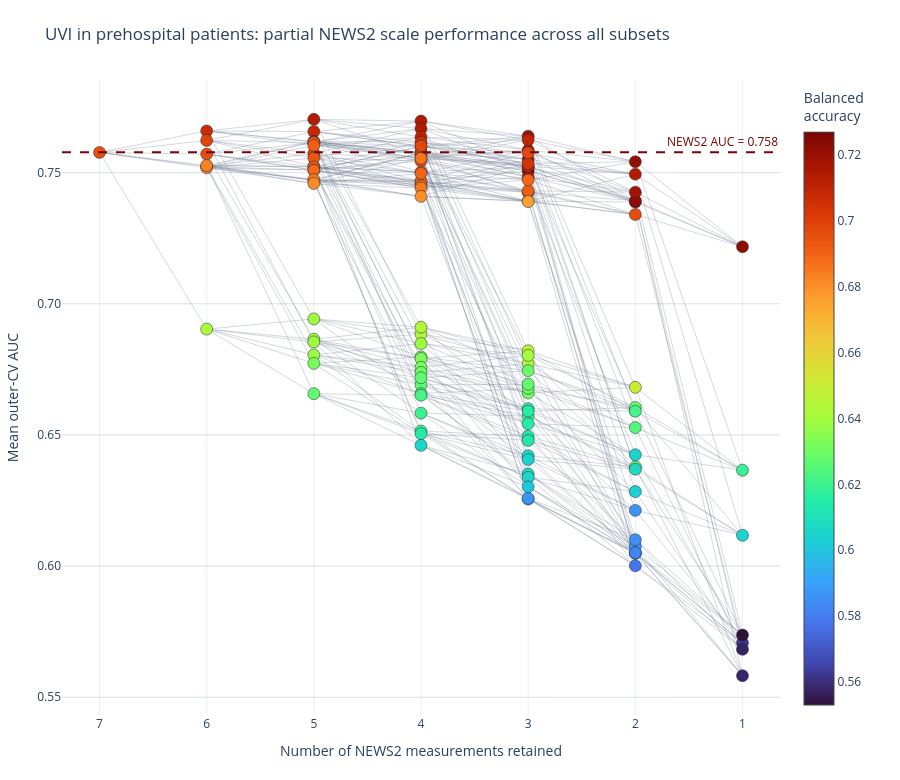

Source (notebook cell):
### Markdown cell above
#### Subset performance and parameter removal

### Code cell
save_subset_plot(
    make_scale_branching_subset_plot(
    results_uvi_pre, FEATURES, news2_auc=auc_uvi_pre,
    title='UVI in prehospital patients',
    ),
    "uvi_pre_parallel_plots", "parallel_plots",
)

### Figure 1 — Plotly figure (JSON) as saved in the notebook; plotly's stock layout.template omitted (floating-point values rounded to 4 significant figures; data arrays with more than 128 entries replaced by an {"elided": "..."} marker saying what was removed)
{"data": [{"hoverinfo": "skip", "line": {"color": "rgba(100, 116, 139, 0.28)", "width": 1}, "mode": "lines", "type": "scatter", "x": {"elided": "1323 int values"}, "y": {"elided": "1323 float values"}}, {"customdata": {"elided": "127x6 mixed values"}, "hovertemplate": "<b>%{customdata[0]}</b><br>AUC: %{customdata[1]:.3f}<br>Balanced accuracy: %{customdata[2]:.3f}<br>Sensitivity: %{customdata[3]:.3f}<br>Specificity: %{customdata[4]:.3f}<br>Mean inner-selected threshold: %{customdata[5]:.3f}<extra></extra>", "marker": {"cmax": 0.7267, "cmin": 0.5531, "color": [0.6952, 0.707, 0.6981, 0.6961, 0.6921, 0.6839, 0.6824, 0.6414, 0.7133, 0.7083, 0.7058, 0.7043, 0.6991, 0.6981, 0.6934, 0.6927, 0.6922, 0.6905, 0.689, 0.6887, 0.6882, 0.6848, 0.6806, 0.6396, 0.6388, 0.6382, 0.6378, 0.632, 0.6269, 0.7145, 0.714, 0.7139, 0.7111, 0.7105, 0.7052, 0.704, 0.7008, 0.6975, 0.6974, 0.6964, 0.6959, 0.6956, 0.6927, 0.6904, 0.689, 0.6874, 0.6857, 0.6847, 0.68, 0.6441, 0.6437, 0.6389, 0.6331, 0.6322, 0.6315, 0.6298, 0.627, 0.6269, 0.624, 0.6224, 0.6204, 0.6197, 0.6153, 0.6057, 0.7267, 0.718, 0.718, 0.7152, 0.7146, 0.7142, 0.7096, 0.709, 0.7034, 0.6994, 0.6974, 0.6936, 0.6915, 0.6889, 0.6753, 0.6483, 0.6434, 0.6404, 0.6306, 0.6292, 0.6289, 0.6279, 0.6215, 0.6161, 0.6156, 0.6155, 0.6144, 0.6132, 0.6084, 0.6073, 0.6062, 0.6039, 0.6008, 0.6001, 0.5865, 0.7253, 0.7217, 0.7207, 0.7176, 0.714, 0.6961, 0.6498, 0.6295, 0.6276, 0.6242, 0.6216, 0.6075, 0.605, 0.6028, 0.5945, 0.5915, 0.5865, 0.5865, 0.585, 0.5823, 0.5782, 0.7217, 0.6191, 0.6043, 0.562, 0.5582, 0.5574, 0.5531], "colorbar": {"title": {"text": "Balanced<br>accuracy"}}, "colorscale": [[0, "#30123b"], [0.07143, "#4145ab"], [0.1429, "#4675ed"], [0.2143, "#39a2fc"], [0.2857, "#1bcfd4"], [0.3571, "#24eca6"], [0.4286, "#61fc6c"], [0.5, "#a4fc3b"], [0.5714, "#d1e834"], [0.6429, "#f3c63a"], [0.7143, "#fe9b2d"], [0.7857, "#f36315"], [0.8571, "#d93806"], [0.9286, "#b11901"], [1, "#7a0402"]], "line": {"color": "#1f2937", "width": 0.5}, "size": 12}, "mode": "markers", "type": "scatter", "x": [7, 6, 6, 6, 6, 6, 6, 6, 5, 5, 5, 5, 5, 5, 5, 5, 5, 5, 5, 5, 5, 5, 5, 5, 5, 5, 5, 5, 5, 4, 4, 4, 4, 4, 4, 4, 4, 4, 4, 4, 4, 4, 4, 4, 4, 4, 4, 4, 4, 4, 4, 4, 4, 4, 4, 4, 4, 4, 4, 4, 4, 4, 4, 4, 3, 3, 3, 3, 3, 3, 3, 3, 3, 3, 3, 3, 3, 3, 3, 3, 3, 3, 3, 3, 3, 3, 3, 3, 3, 3, 3, 3, 3, 3, 3, 3, 3, 3, 3, 2, 2, 2, 2, 2, 2, 2, 2, 2, 2, 2, 2, 2, 2, 2, 2, 2, 2, 2, 2, 2, 1, 1, 1, 1, 1, 1, 1], "y": [0.7577, 0.7659, 0.7623, 0.7571, 0.7524, 0.7518, 0.7527, 0.6904, 0.7703, 0.7657, 0.7619, 0.7617, 0.7524, 0.7573, 0.7556, 0.7615, 0.7521, 0.7604, 0.7509, 0.751, 0.747, 0.7473, 0.7459, 0.6865, 0.6855, 0.6942, 0.6805, 0.6773, 0.6658, 0.7697, 0.7567, 0.7668, 0.7635, 0.7577, 0.7617, 0.7599, 0.7574, 0.7602, 0.7466, 0.7455, 0.7554, 0.7544, 0.7502, 0.7467, 0.7497, 0.745, 0.7555, 0.7441, 0.741, 0.6885, 0.6911, 0.6849, 0.6797, 0.6792, 0.6758, 0.6738, 0.6691, 0.6718, 0.6658, 0.6652, 0.6515, 0.6583, 0.6505, 0.646, 0.7507, 0.7639, 0.7521, 0.7551, 0.7586, 0.7483, 0.7625, 0.7524, 0.7534, 0.7392, 0.7576, 0.7425, 0.7431, 0.7472, 0.739, 0.6821, 0.6772, 0.6803, 0.666, 0.6745, 0.6678, 0.6693, 0.6572, 0.66, 0.6591, 0.6543, 0.6495, 0.6479, 0.6351, 0.6421, 0.6339, 0.6406, 0.6255, 0.6302, 0.6259, 0.7388, 0.7393, 0.7542, 0.7426, 0.7494, 0.7341, 0.6682, 0.6605, 0.6378, 0.6528, 0.6591, 0.6369, 0.6425, 0.6284, 0.605, 0.6048, 0.6213, 0.6075, 0.6101, 0.6051, 0.6002, 0.7217, 0.6366, 0.6118, 0.5707, 0.5582, 0.5683, 0.5737]}], "layout": {"annotations": [{"font": {"color": "#7A0403"}, "showarrow": false, "text": "NEWS2 AUC = 0.758", "x": 1, "xanchor": "right", "xref": "x domain", "y": 0.7578, "yanchor": "bottom", "yref": "y"}], "height": 780, "margin": {"b": 65, "l": 35, "r": 120, "t": 80}, "shapes": [{"line": {"color": "#7A0403", "dash": "dash", "width": 2}, "type": "line", "x0": 0, "x1": 1, "xref": "x domain", "y0": 0.7578, "y1": 0.7578, "yref": "y"}], "showlegend": false, "title": {"text": "UVI in prehospital patients: partial NEWS2 scale performance across all subsets"}, "xaxis": {"range": [7.35, 0.65], "tickmode": "array", "ticktext": ["1", "2", "3", "4", "5", "6", "7"], "tickvals": [1, 2, 3, 4, 5, 6, 7], "title": {"text": "Number of NEWS2 measurements retained"}}, "yaxis": {"gridcolor": "rgba(148, 163, 184, 0.35)", "range": [0.5432, 0.7853], "tickformat": ".2f", "title": {"text": "Mean outer-CV AUC"}, "zeroline": false}}}
